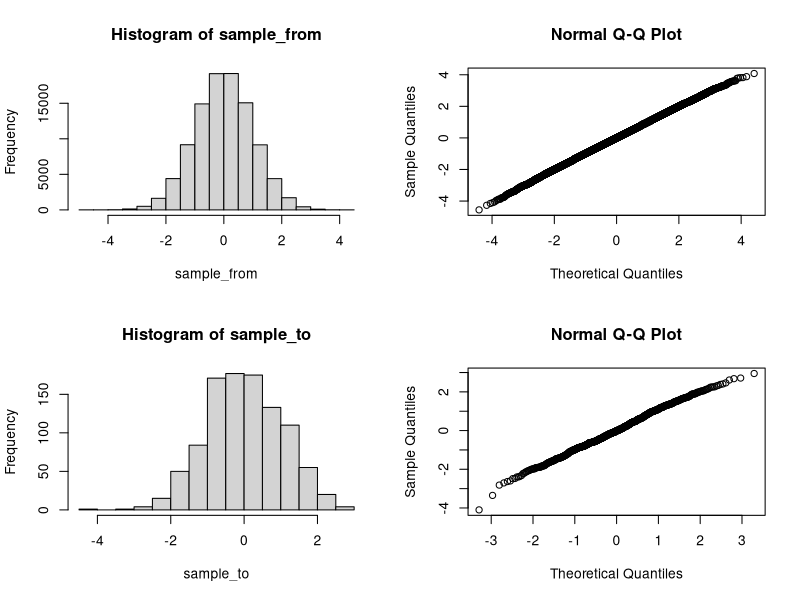
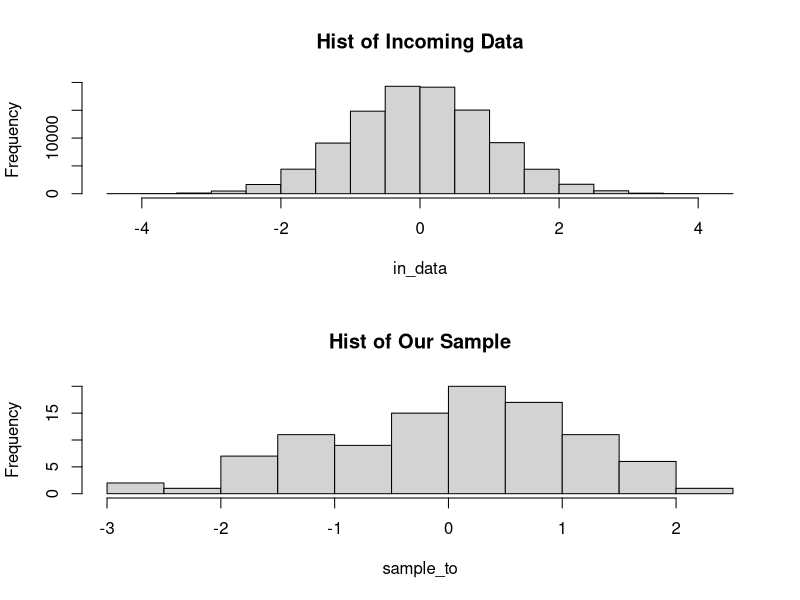
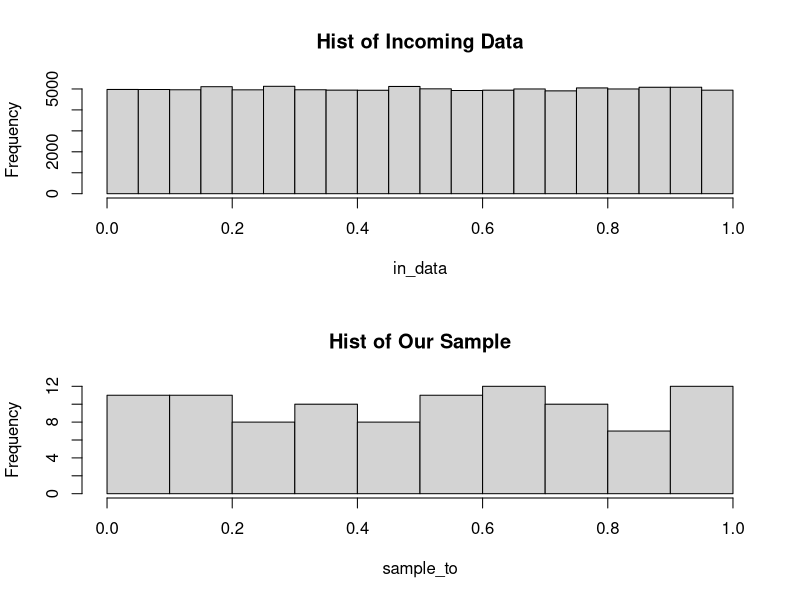

The R script that drew these images, in order:
#Reservoir Sampling
#http://en.wikipedia.org/wiki/Reservoir_sampling
#Problem: we want a way to sample from a vector of unknown lenght.
#imagine that data points are coming at you one at a time, and you
#want to sample from the data in a random, representative way. How
#would you do that?

set.seed(50)
N = 1e5
sample_from = rnorm(N) #let's say our incoming data is normal
k = 1e3 #we want 1,000 samples at the end
sample_to = rep(NA, k)

#Yes, there are MUCH faster ways than a for loop. 
#But reservoir sampling is based on the idea that we don't know how big 
#our data is yet. Let's pretend that it's coming in one line at a time.
#first k samples: fill our reservoir
for(i in 1:k)
  sample_to[i] = sample_from[i]
#next (N-k) samples: replace values in our reservoir with
#a decreasing probability
for(i in (k+1):N){
  r = sample(1:i, 1)
  if(r <= k) 
    sample_to[r] = sample_from[i]
}
#Note that, while each successive sample is less likely to be added
#to our sample, it's also less likely to be replaced later.
#sanity check: did it fill the new vector?
sum(is.na(sample_to))
#Let's see what we have
par(mfrow = c(2,2))
hist(sample_from)
qqnorm(sample_from)
hist(sample_to)
qqnorm(sample_to)
par(mfrow = c(1,1))
#the resulting sample  normal. You might notice that the Q-Q plot
#looks less normal, bisut remember that the bottom row has 1/100 of the
#data of the top row.

#Let's wrap this into a function
ressamp = function(in_data, k, plotit=TRUE){
  sample_to = rep(NA, k)
  N = length(in_data)
  for(i in 1:k)
    sample_to[i] = in_data[i]
  
  for(i in (k+1):N){
    r = sample(1:i, 1)
    if(r <= k) 
      sample_to[r] = in_data[i]
  }
  if(plotit){
    par(mfrow = c(2,1))
    hist(in_data, main = 'Hist of Incoming Data')
    hist(sample_to, main='Hist of Our Sample')
  }
  sample_to #return what's on this line
}
new_rand = ressamp(rnorm(1e5), 1e2)
#Normal data goes in. Normal out.
new_unif = ressamp(runif(1e5), 1e2)
#Uniform in, uniform out

#Like I said, reservoir sampling actually gets a uniform sample of 
#whatever data is coming in. Magic! If you feel like doing the math, it works out.